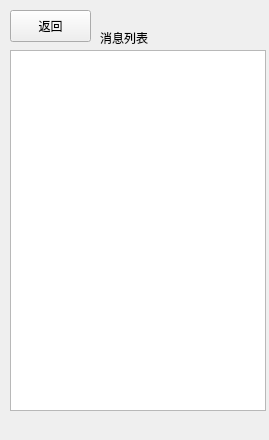
<?xml version="1.0" encoding="UTF-8"?>
<ui version="4.0">
 <class>messagelist</class>
 <widget class="QWidget" name="messagelist">
  <property name="geometry">
   <rect>
    <x>0</x>
    <y>0</y>
    <width>269</width>
    <height>440</height>
   </rect>
  </property>
  <property name="windowTitle">
   <string>Form</string>
  </property>
  <widget class="QLabel" name="label">
   <property name="geometry">
    <rect>
     <x>100</x>
     <y>30</y>
     <width>60</width>
     <height>16</height>
    </rect>
   </property>
   <property name="text">
    <string>消息列表</string>
   </property>
  </widget>
  <widget class="QPushButton" name="pushButton">
   <property name="geometry">
    <rect>
     <x>10</x>
     <y>10</y>
     <width>81</width>
     <height>32</height>
    </rect>
   </property>
   <property name="text">
    <string>返回</string>
   </property>
  </widget>
  <widget class="QListWidget" name="contactList">
   <property name="geometry">
    <rect>
     <x>10</x>
     <y>50</y>
     <width>256</width>
     <height>361</height>
    </rect>
   </property>
  </widget>
 </widget>
 <resources/>
 <connections/>
</ui>
